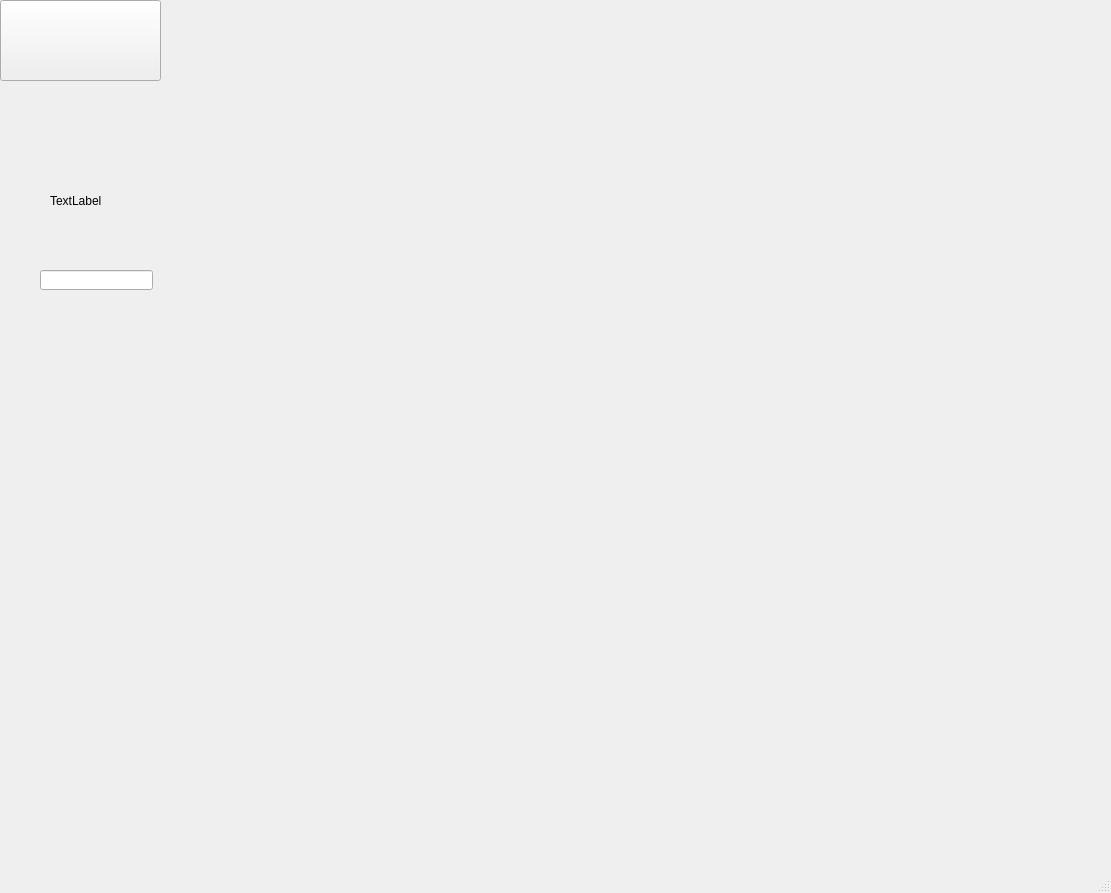
<?xml version="1.0" encoding="UTF-8"?>
<ui version="4.0">
 <class>MainWindow</class>
 <widget class="QMainWindow" name="MainWindow">
  <property name="geometry">
   <rect>
    <x>0</x>
    <y>0</y>
    <width>1111</width>
    <height>893</height>
   </rect>
  </property>
  <property name="windowTitle">
   <string>MainWindow</string>
  </property>
  <widget class="QWidget" name="centralwidget">
   <widget class="QPushButton" name="pushButton">
    <property name="geometry">
     <rect>
      <x>0</x>
      <y>0</y>
      <width>161</width>
      <height>81</height>
     </rect>
    </property>
    <property name="text">
     <string/>
    </property>
   </widget>
   <widget class="QLineEdit" name="lineEdit">
    <property name="geometry">
     <rect>
      <x>40</x>
      <y>270</y>
      <width>113</width>
      <height>20</height>
     </rect>
    </property>
   </widget>
   <widget class="QLabel" name="label">
    <property name="geometry">
     <rect>
      <x>50</x>
      <y>190</y>
      <width>71</width>
      <height>21</height>
     </rect>
    </property>
    <property name="text">
     <string>TextLabel</string>
    </property>
   </widget>
  </widget>
  <widget class="QMenuBar" name="menubar">
   <property name="geometry">
    <rect>
     <x>0</x>
     <y>0</y>
     <width>1111</width>
     <height>21</height>
    </rect>
   </property>
  </widget>
  <widget class="QStatusBar" name="statusbar"/>
 </widget>
 <resources/>
 <connections/>
</ui>
